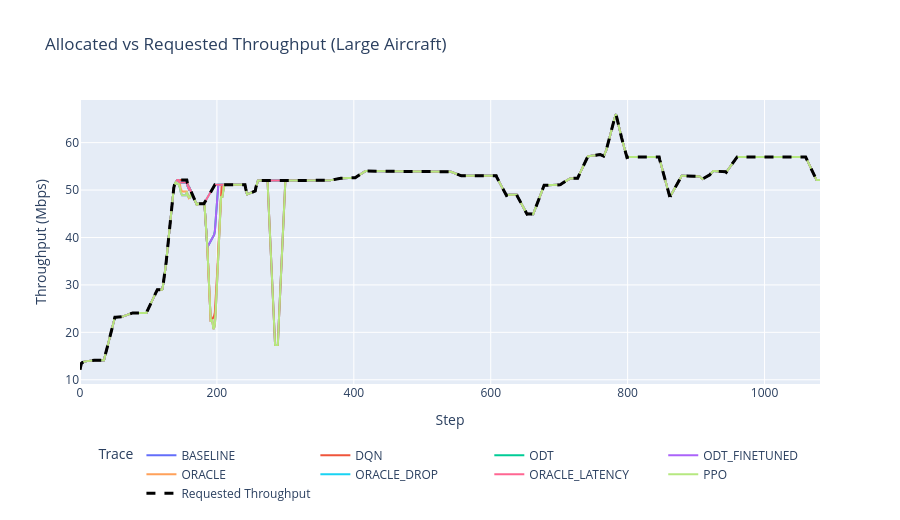

Notebook cell for this chart:
### Code cell
SCENARIO = "medium_aircraft"
plot_df = data[data["scenario"] == SCENARIO].copy()

if len(plot_df) == 0:
    print(f"No data found for scenario: {SCENARIO}")
else:
    plot_df = plot_df.sort_values(["agent", "step"])

    plot_df["throughput_alloc_mbps"] = pd.to_numeric(
        plot_df.get("transmission_rate_mbps", np.nan), errors="coerce"
    )

    ref_agent = sorted(plot_df["agent"].unique())[0]
    req_df = plot_df[plot_df["agent"] == ref_agent].copy()
    req_df["throughput_req_mbps"] = pd.to_numeric(
        req_df.get("throughput_req", np.nan), errors="coerce"
    )

    plot_df["alloc_smooth"] = (
        plot_df.groupby("agent")["throughput_alloc_mbps"]
               .transform(lambda s: s.rolling(15, min_periods=1).mean())
    )
    req_df["req_smooth"] = req_df["throughput_req_mbps"].rolling(15, min_periods=1).mean()

    fig = go.Figure()

    for agent in sorted(plot_df["agent"].unique()):
        g = plot_df[plot_df["agent"] == agent]
        if g.empty:
            continue
        fig.add_trace(
            go.Scatter(
                x=g["step"],
                y=g["alloc_smooth"],
                mode="lines",
                name=agent,
            )
        )

    fig.add_trace(
        go.Scatter(
            x=req_df["step"],
            y=req_df["req_smooth"],
            mode="lines",
            name="Requested Throughput",
            line=dict(color="black", dash="dash", width=3),
        )
    )

    fig.update_layout(
        height=520,
        title=f"Allocated vs Requested Throughput (Large Aircraft)",
        xaxis_title="Step",
        yaxis_title="Throughput (Mbps)",
        legend_title="Trace",
        legend=dict(
            orientation="h",
            yanchor="top",
            y=-0.2,
            xanchor="center",
            x=0.5
        ),
        margin=dict(b=100),
    )
    fig.show()

### Figure 1 — Plotly figure (JSON) as saved in the notebook; plotly's stock layout.template omitted (floating-point values rounded to 4 significant figures; data arrays with more than 128 entries replaced by an {"elided": "..."} marker saying what was removed)
{"data": [{"mode": "lines", "name": "BASELINE", "type": "scatter", "x": {"elided": "1082 int values"}, "y": {"elided": "1082 float values"}}, {"mode": "lines", "name": "DQN", "type": "scatter", "x": {"elided": "1082 int values"}, "y": {"elided": "1082 float values"}}, {"mode": "lines", "name": "ODT", "type": "scatter", "x": {"elided": "1082 int values"}, "y": {"elided": "1082 float values"}}, {"mode": "lines", "name": "ODT_FINETUNED", "type": "scatter", "x": {"elided": "1082 int values"}, "y": {"elided": "1082 float values"}}, {"mode": "lines", "name": "ORACLE", "type": "scatter", "x": {"elided": "1082 int values"}, "y": {"elided": "1082 float values"}}, {"mode": "lines", "name": "ORACLE_DROP", "type": "scatter", "x": {"elided": "1082 int values"}, "y": {"elided": "1082 float values"}}, {"mode": "lines", "name": "ORACLE_LATENCY", "type": "scatter", "x": {"elided": "1082 int values"}, "y": {"elided": "1082 float values"}}, {"mode": "lines", "name": "PPO", "type": "scatter", "x": {"elided": "1082 int values"}, "y": {"elided": "1082 float values"}}, {"line": {"color": "black", "dash": "dash", "width": 3}, "mode": "lines", "name": "Requested Throughput", "type": "scatter", "x": {"elided": "1082 int values"}, "y": {"elided": "1082 float values"}}], "layout": {"height": 520, "legend": {"orientation": "h", "title": {"text": "Trace"}, "x": 0.5, "xanchor": "center", "y": -0.2, "yanchor": "top"}, "margin": {"b": 100}, "title": {"text": "Allocated vs Requested Throughput (Large Aircraft)"}, "xaxis": {"title": {"text": "Step"}}, "yaxis": {"title": {"text": "Throughput (Mbps)"}}}}
